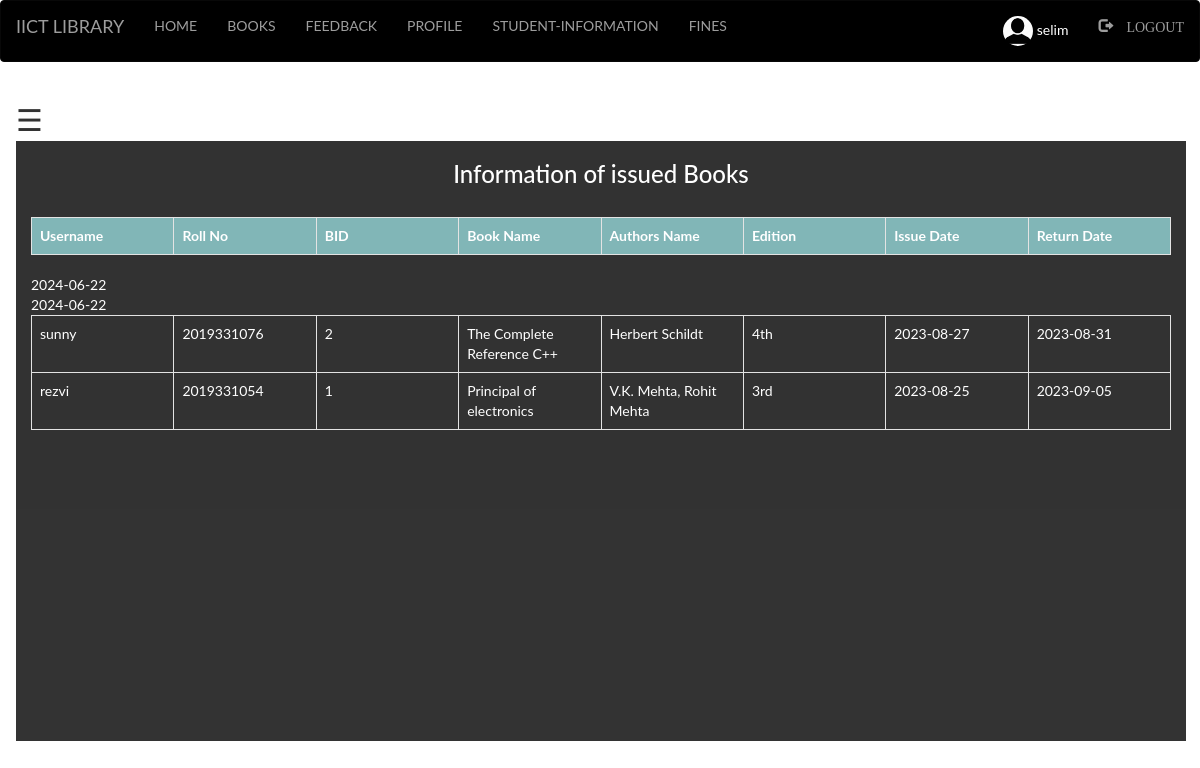
The page /Admin/issue_info.php (signed in) on the database its author committed.
### tables this page shows
CREATE TABLE `student` (
  `first` varchar(100) NOT NULL,
  `last` varchar(100) NOT NULL,
  `username` varchar(100) NOT NULL,
  `password` varchar(100) NOT NULL,
  `roll` int(100) NOT NULL,
  `email` varchar(100) NOT NULL,
  `contact` varchar(100) NOT NULL,
  `pic` varchar(100) NOT NULL
);

CREATE TABLE `books` (
  `bid` int(100) NOT NULL,
  `name` varchar(100) NOT NULL,
  `authors` varchar(100) NOT NULL,
  `edition` varchar(100) NOT NULL,
  `status` varchar(100) NOT NULL,
  `quantity` int(100) NOT NULL,
  `department` varchar(100) NOT NULL
);

CREATE TABLE `issue_book` (
  `username` varchar(100) NOT NULL,
  `bid` int(100) NOT NULL,
  `approve` varchar(100) NOT NULL,
  `issue` varchar(100) NOT NULL,
  `return` varchar(100) NOT NULL
);

### Admin/issue_info.php (the view, shortened to what this page needs)
<?php
  include "navbar.php";
?>
<!DOCTYPE html>
<html>
<head>
</head>
<body>
<div id="main">
  <span style="font-size:30px;cursor:pointer" onclick="openNav()">&#9776;</span>
  <div class="container">
    <h3 style="text-align: center;">Information of issued Books</h3><br>
    <?php
      if(isset($_SESSION['login_user']))
      {
        $sql="SELECT student.username,roll,books.bid,name,authors,edition,issue,issue_book.return FROM student inner join issue_book ON student.username=issue_book.username inner join books ON issue_book.bid=books.bid WHERE issue_book.approve ='Yes' ORDER BY `issue_book`.`return` ASC";
        $res=mysqli_query($db,$sql);
        echo "<table class='table table-bordered' style='width:100%;' >";
        echo "<tr style='background-color: #6db6b9e6;'>";
        echo "<th>"; echo "Username";  echo "</th>";
        echo "<th>"; echo "Roll No";  echo "</th>";
        echo "<th>"; echo "BID";  echo "</th>";
        echo "<th>"; echo "Book Name";  echo "</th>";
        echo "<th>"; echo "Authors Name";  echo "</th>";
        echo "<th>"; echo "Edition";  echo "</th>";
        echo "<th>"; echo "Issue Date";  echo "</th>";
        echo "<th>"; echo "Return Date";  echo "</th>";
      echo "</tr>";
      echo "</table>";
       echo "<div class='scroll'>";
        echo "<table class='table table-bordered' >";
      while($row=mysqli_fetch_assoc($res))
      {
        echo "<tr>";
          echo "<td>"; echo $row['username']; echo "</td>";
          echo "<td>"; echo $row['roll']; echo "</td>";
          echo "<td>"; echo $row['bid']; echo "</td>";
          echo "<td>"; echo $row['name']; echo "</td>";
          echo "<td>"; echo $row['authors']; echo "</td>";
          echo "<td>"; echo $row['edition']; echo "</td>";
          echo "<td>"; echo $row['issue']; echo "</td>";
          echo "<td>"; echo $row['return']; echo "</td>";
        echo "</tr>";
      }
    echo "</table>";
        echo "</div>";
      }
      else
      {
        ?>
          <h3 style="text-align: center;">Login to see information of Borrowed Books</h3>
        <?php
      }
    ?>
  </div>
</div>
</body>
</html>

### Admin/navbar.php (shortened to what this page needs)
<!DOCTYPE html>
<html>
<head>
	  <link rel="stylesheet" type="text/css" href="style.css">
  	<link rel="stylesheet" href="bootstrap/css/bootstrap.min.css">
</head>
<body>
	    <nav style="background-color: black;" class="navbar navbar-inverse">
      <div class="container-fluid">
          <div class="navbar-header">
            <a class="navbar-brand active">IICT LIBRARY</a>
          </div>
          <ul class="nav navbar-nav">
            <li><a href="index.php">HOME</a></li>
            <li><a href="books.php">BOOKS</a></li>
            <li><a href="feedback.php">FEEDBACK</a></li>
          </ul>
          <?php
            if(isset($_SESSION['login_user']))
            {?>
                <ul class="nav navbar-nav">
                  <li><a href="profile.php">PROFILE</a></li>
                  <li><a href="student.php">
                    STUDENT-INFORMATION
                  </a></li>
                  <li><a href="fine.php">FINES</a></li>
                </ul>
                <ul class="nav navbar-nav navbar-right">
                  <li><a href="profile.php">
                    <div style="color: white">
                      <?php
                        echo "<img class='img-circle profile_img' height=30 width=30 src='images/".$_SESSION['pic']."'>";
                        echo " ".$_SESSION['login_user'];
                      ?>
                    </div>
                  </a></li>
                  <li><a href="logout.php"><span class="glyphicon glyphicon-log-out"> LOGOUT</span></a></li>
                </ul>
                <?php
            }
          ?>
      </div>
    </nav>
</body>
</html>

### Admin/style.css (style rules this page uses)
html, body, div, span, object, iframe, h1, h2, h3, h4, h5, h6, p, blockquote, pre, abbr, address, cite, code, del, dfn, em, img, ins, kbd, q, samp, small, strong, sub, sup, var, b, i, dl, dt, dd, ol, ul, li, fieldset, form, label, legend, table, caption, tbody, tfoot, thead, tr, th, td, article, aside, canvas, details, figcaption, figure, footer, header, hgroup, menu, nav, section, summary, time, mark, audio, video { margin:0; padding:0; border:0; outline:0; font-size:100%; vertical-align:baseline; background:transparent; }
body { line-height:1; }
article,aside,details,figcaption,figure, footer,header,hgroup,menu,nav,section { display:block; }
nav ul { list-style:none; }
a { margin:0; padding:0; font-size:100%; vertical-align:baseline; background:transparent; }
table { border-collapse:collapse; border-spacing:0; }
li a { color: white; text-decoration: none; }

### Admin/issue_info.php (style rules this page uses)
body { background-repeat: no-repeat; font-family: "Lato", sans-serif; transition: background-color .5s; }
#main { transition: margin-left .5s; padding: 16px; }
.img-circle { margin-left: 20px; }
.container { height: 600px; background-color: black; opacity: .8; color: white; }
.scroll { width: 100%; height: 500px; overflow: auto; }
th,td { width: 10%; }

### rows shown on the page
student: username "sunny", roll "2019331076", books.bid "2", books.name "The Complete Reference C++", books.authors "Herbert Schildt", books.edition "4th", issue_book.issue "2023-08-27", issue_book.return "2023-08-31"
student: username "rezvi", roll "2019331054", books.bid "1", books.name "Principal of electronics", books.authors "V.K. Mehta, Rohit Mehta", books.edition "3rd", issue_book.issue "2023-08-25", issue_book.return "2023-09-05"

### other values the page prints
$_SESSION['login_user'] "selim"
